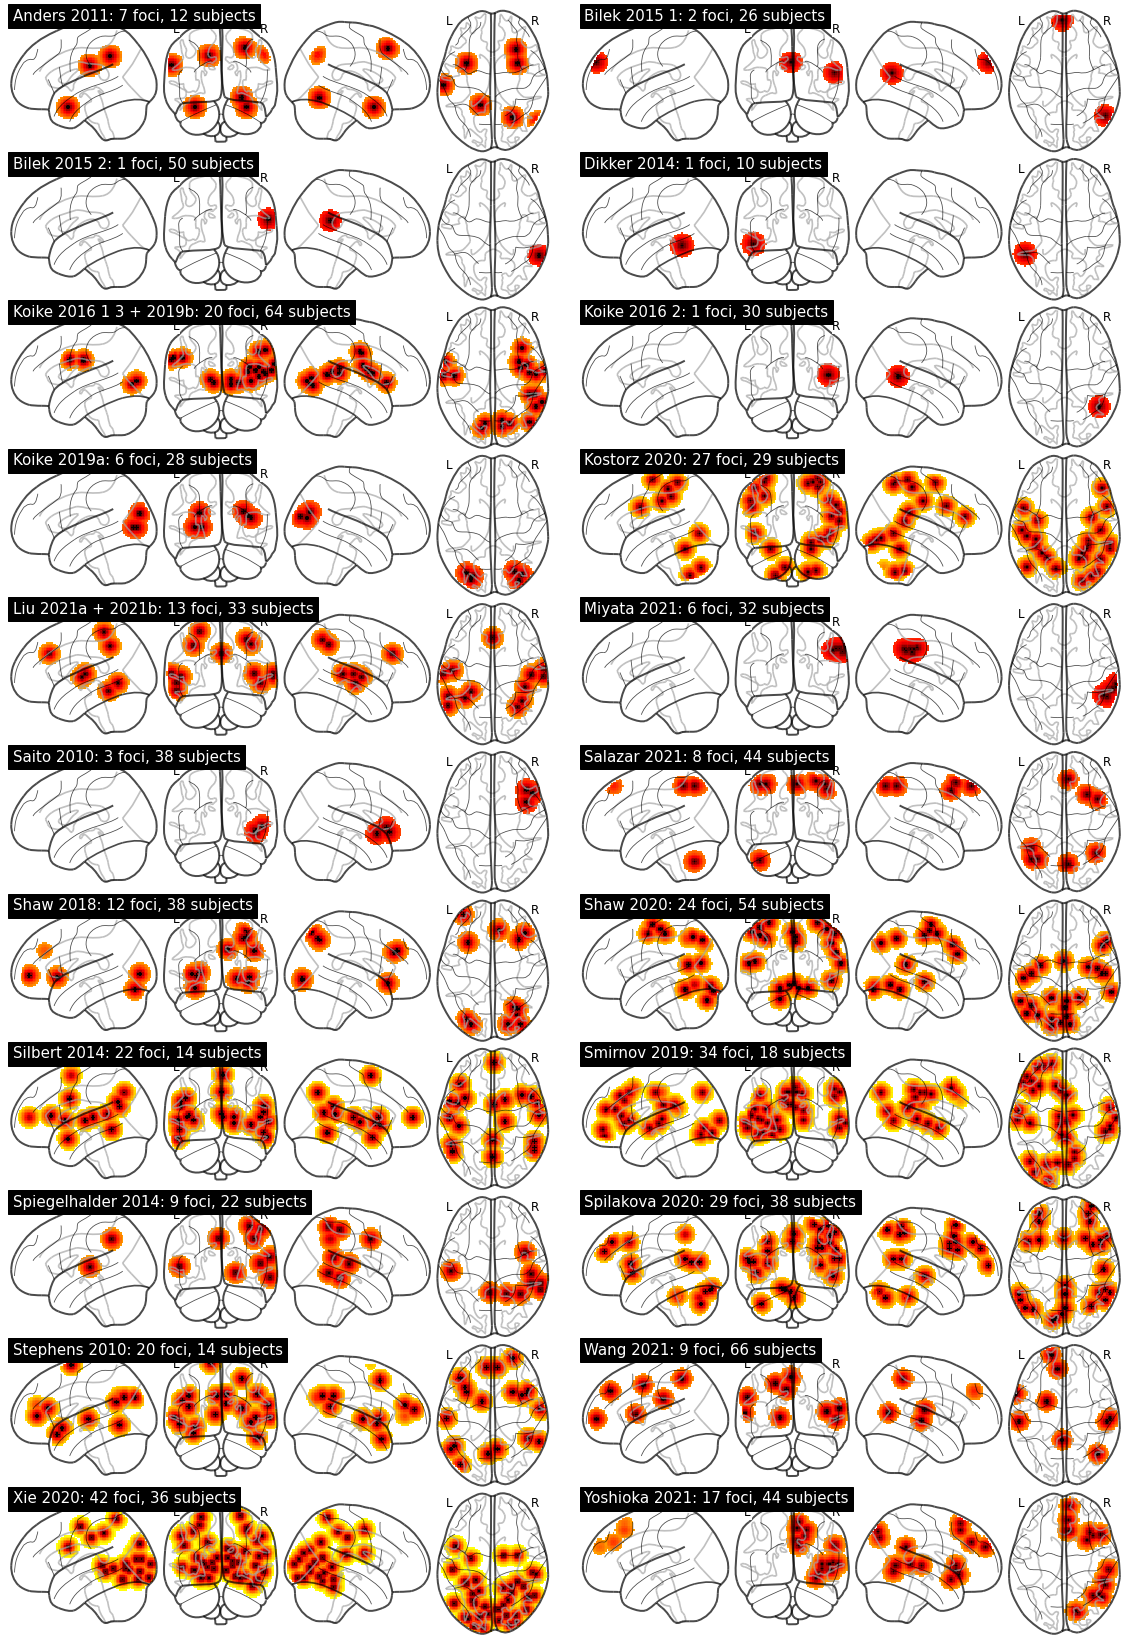

Recreate this plot in Python.
# ========================================================================
# Figure S1 - single fMRI studies 
# ========================================================================

# %%
pd = '/Users/leonlotter/MAsync/project'
wd = '/Users/leonlotter/MAsync/project/data'
sdir = '/Users/leonlotter/MAsync/project/fig'

import sys
from os.path import join
sys.path.append(join(pd, 'src'))
from utils_io import csv_to_nimare_ds
from nimare.meta.cbma.ale import ALE
import matplotlib.pyplot as plt
from nilearn.plotting import plot_glass_brain


ds = csv_to_nimare_ds(file   =join(wd, 'datasets', 'fMRI_coordinates.csv'), # spreadsheed with study info
                      exp_var='publication', # column indicating experiment names
                      n_var  ='n', # column indicating sample sizes
                      con_var='contrasts', # column indicating contrast names
                      spa_var='space', # column indicating coordinate space
                      x_var  ='x', y_var='y', z_var='z', # columns indicating coordinates
                      single_contrasts=False) # concatenate contrasts per experiment
ids = ds.ids
exps = ds.metadata.study_id

# %%

# ALE
ale = ALE() # get ALE class

# FIGURE
figS1, axes = plt.subplots(11,2, figsize=(20,30), constrained_layout=False)
axes = axes.ravel()
plt.subplots_adjust(wspace=0.05, hspace=0)

for i, id in enumerate(ids):
    # current exp
    ds_exp = ds.slice([id])
    print(id)
    # get map
    ds_ale = ale.fit(ds_exp) # fit to dataset
    z_exp = ds_ale.get_map('z')
    # plot
    plot_glass_brain(z_exp, figure=figS1, axes=axes[i], display_mode='lyrz',
                     title=f'{exps[i]}: {len(ds_exp.coordinates)} foci, {ds_exp.metadata.sample_sizes.values[0][0]} subjects')

plt.savefig(join(sdir, 'figS1.pdf'), transparent=False, bbox_inches='tight')
plt.savefig(join(sdir, 'figS1.png'), transparent=False, bbox_inches='tight')


# %%
